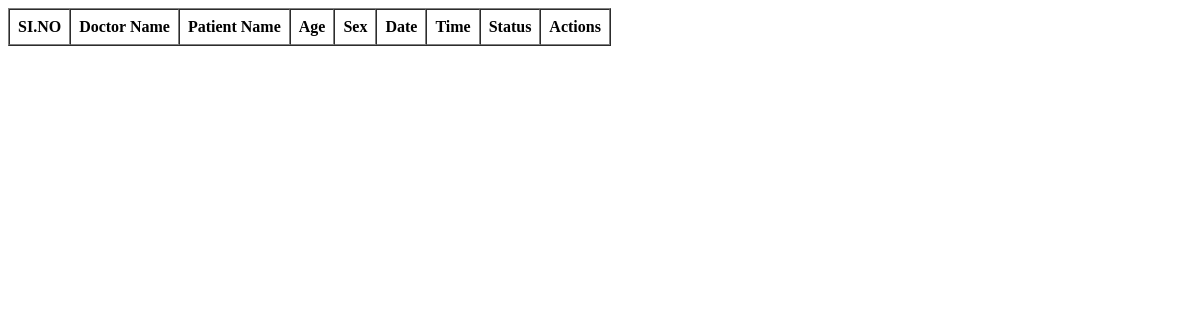
/doctorappointment, run on an earlier commit of the app's database.
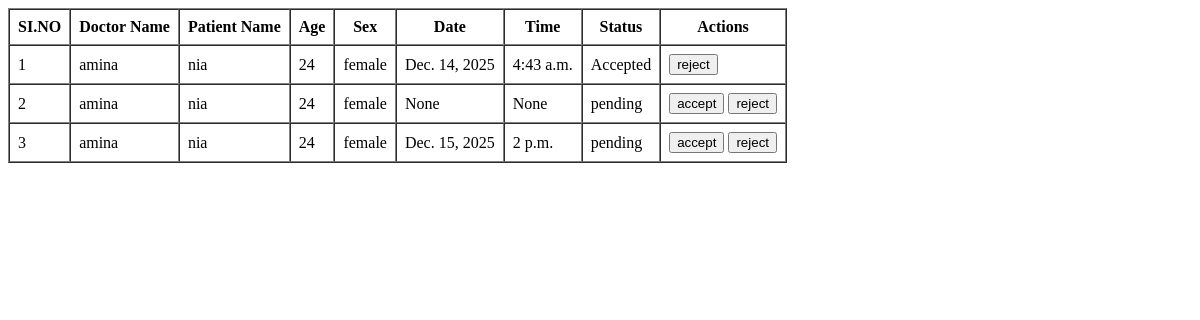
And on a later commit of the database.
### RenalGuideApp/models.py (models this page shows)
class AppointmentTable(models.Model):
    date=models.DateField(null=True,blank=True)
    time=models.TimeField(null=True,blank=True)
    DOCTORID = models.ForeignKey(DoctorTable, on_delete=models.CASCADE, null=True, blank=True)
    PATIENTID=models.ForeignKey(PatientTable,on_delete=models.CASCADE, null=True,blank=True)
    bookingdate = models.DateTimeField(auto_now_add=True, blank=True, null=True)
    status = models.CharField(max_length=100, null=True, blank=True)

class DoctorTable(models.Model):
    name=models.CharField(max_length=30,null=True,blank=True)
    age=models.IntegerField(null=True,blank=True)
    phonenumber=models.BigIntegerField(null=True,blank=True)
    sex=models.CharField(max_length=30,null=True,blank=True)
    email=models.CharField(null=True,blank=True)
    image=models.FileField()
    qualification=models.CharField(max_length=30,null=True,blank=True)
    experience=models.IntegerField(null=True,blank=True)
    LOGINID=models.ForeignKey(LoginTable,on_delete=models.CASCADE, null=True,blank=True)

class PatientTable(models.Model):
    name=models.CharField(max_length=30,null=True,blank=True)
    age=models.IntegerField(null=True,blank=True)
    sex=models.CharField(max_length=30,null=True,blank=True)
    bloodgroup=models.CharField(max_length=30,null=True,blank=True)
    diagnosis=models.CharField(max_length=30,null=True,blank=True)
    CARETAKERID=models.ForeignKey(CaretakerTable,on_delete=models.CASCADE, null=True,blank=True)

### RenalGuideApp/views.py (the view)
# urls.py: path('doctorappointment', manageappoinment.as_view(), name="doctorappointment"),
class manageappoinment(View):
    def get(self, request):
        c = AppointmentTable.objects.all()
        return render(request, 'administration/doctorappointment.html',{'appoinment':c})

### templates/administration/doctorappointment.html (shortened to what this page needs)
<!DOCTYPE html>
<html lang="en">
<head>
</head>
<body>
    <table border="1" cellpadding="8" cellspacing="0">
        <tr>
            <th>SI.NO</th>
            <th>Doctor Name</th>
            <th>Patient Name</th>
            <th>Age</th>
            <th>Sex</th>
            <th>Date</th>
            <th>Time</th>
            <th>Status</th>
            <th>Actions</th>
        </tr>
        {% for i in appoinment %}
        <tr>
        <td>{{forloop.counter}}</td>
            <td>{{i.DOCTORID.name}}</td>
            <td>{{i.PATIENTID.name}}</td>
            <td>{{i.PATIENTID.age}}</td>
            <td>{{i.PATIENTID.sex}}</td>
            <td>{{i.date}}</td>
            <td>{{i.time}}</td>
            <td>{{i.status  }}</td>
            <td>
                {% if i.status == "pending" %}
           <a href="/acceptAppointment/{{i.id}}"><button>accept</button></a>
                <a href="/rejectAppoinment/{{i.id}}"><button>reject</button></a>
            {% elif i.status == "rejected" %}
                <a href="/acceptAppointment/{{i.id}}"><button>accept</button></a>
            {% else %}
                <a href="/rejectAppoinment/{{i.id}}"><button>reject</button></a>
            {% endif %}
        </td>
        </tr>
        {% endfor %}
    </table>
</body>
</html>

What changed in the data, as far as the page shows it:
added AppointmentTable: DOCTORID.name "amina", PATIENTID.name "nia", PATIENTID.age "24", PATIENTID.sex "female", date "Dec. 14, 2025", time "4:43 a.m.", status "Accepted"
added AppointmentTable: DOCTORID.name "amina", PATIENTID.name "nia", PATIENTID.age "24", PATIENTID.sex "female", date "None", time "None", status "pending"
added AppointmentTable: DOCTORID.name "amina", PATIENTID.name "nia", PATIENTID.age "24", PATIENTID.sex "female", date "Dec. 15, 2025", time "2 p.m.", status "pending"
